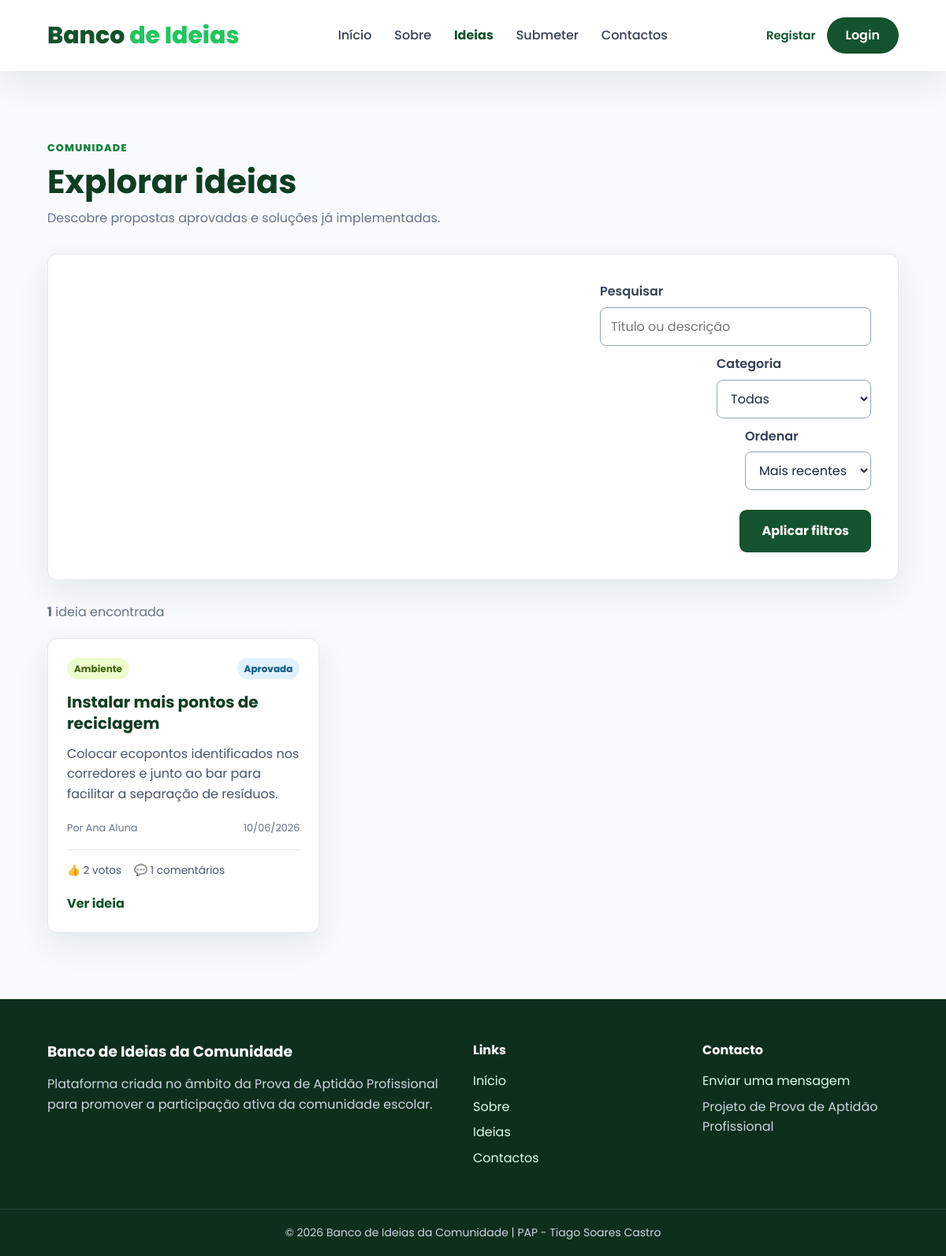
/ideias.php, run on an earlier commit of the app's database.
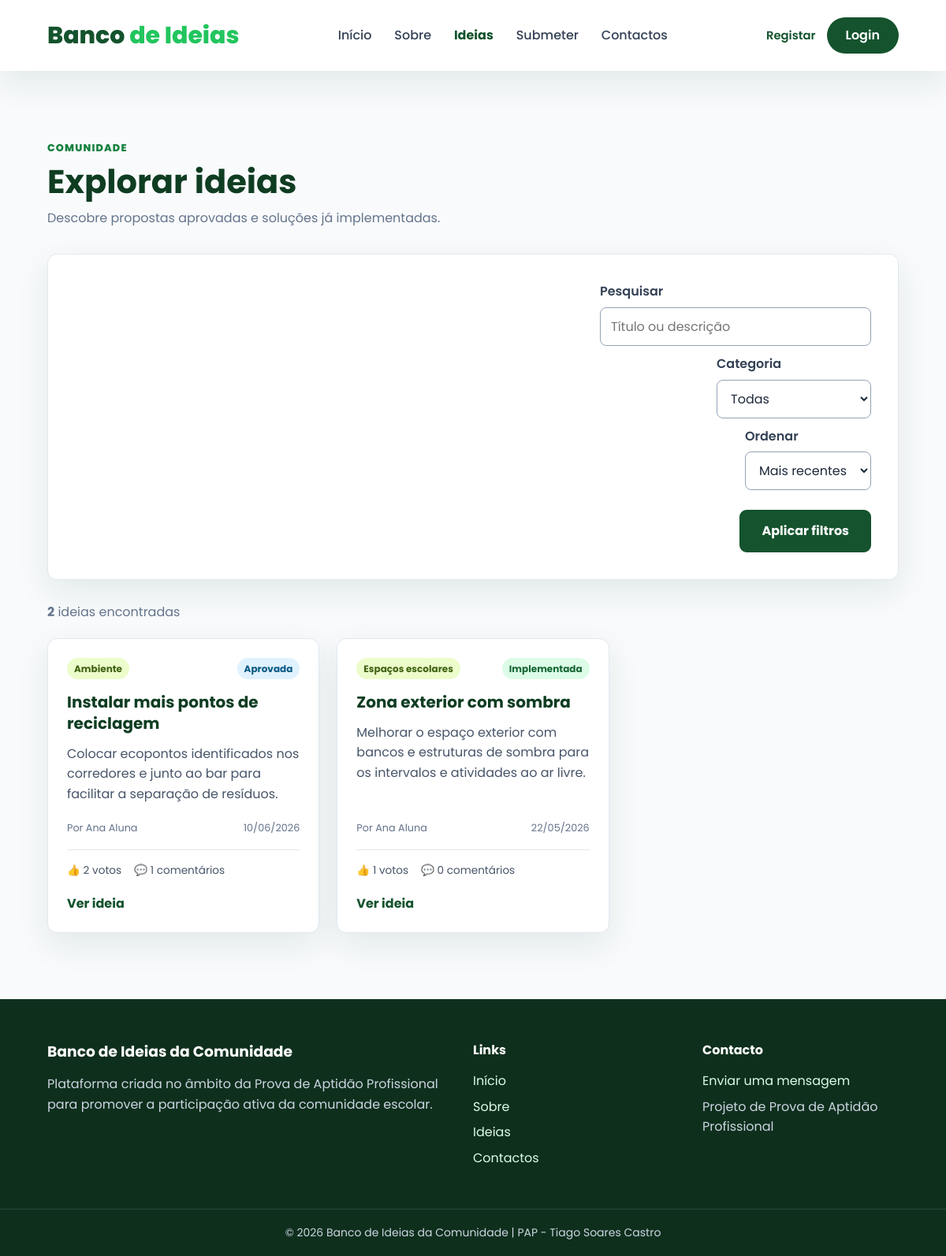
And on a later commit of the database.
### tables this page shows
CREATE TABLE IF NOT EXISTS ideia (
    id_ideia INT UNSIGNED AUTO_INCREMENT,
    titulo VARCHAR(150) NOT NULL,
    descricao TEXT NOT NULL,
    estado ENUM('Pendente', 'Aprovada', 'Rejeitada', 'Implementada') NOT NULL DEFAULT 'Pendente',
    data_submissao TIMESTAMP NOT NULL DEFAULT CURRENT_TIMESTAMP,
    data_atualizacao TIMESTAMP NOT NULL DEFAULT CURRENT_TIMESTAMP ON UPDATE CURRENT_TIMESTAMP,
    id_utilizador INT UNSIGNED NOT NULL,
    id_categoria INT UNSIGNED NOT NULL,
    CONSTRAINT pk_ideia PRIMARY KEY (id_ideia),
    CONSTRAINT fk_ideia_utilizador FOREIGN KEY (id_utilizador)
        REFERENCES utilizador (id_utilizador)
        ON UPDATE CASCADE ON DELETE RESTRICT,
    CONSTRAINT fk_ideia_categoria FOREIGN KEY (id_categoria)
        REFERENCES categoria (id_categoria)
        ON UPDATE CASCADE ON DELETE RESTRICT,
    INDEX idx_ideia_estado_data (estado, data_submissao),
    INDEX idx_ideia_categoria (id_categoria),
    INDEX idx_ideia_utilizador (id_utilizador)
);

CREATE TABLE IF NOT EXISTS categoria (
    id_categoria INT UNSIGNED AUTO_INCREMENT,
    nome_categoria VARCHAR(100) NOT NULL,
    ativa TINYINT(1) NOT NULL DEFAULT 1,
    data_criacao TIMESTAMP NOT NULL DEFAULT CURRENT_TIMESTAMP,
    data_atualizacao TIMESTAMP NOT NULL DEFAULT CURRENT_TIMESTAMP ON UPDATE CURRENT_TIMESTAMP,
    CONSTRAINT pk_categoria PRIMARY KEY (id_categoria),
    CONSTRAINT uq_categoria_nome UNIQUE (nome_categoria),
    INDEX idx_categoria_ativa (ativa)
);

CREATE TABLE IF NOT EXISTS utilizador (
    id_utilizador INT UNSIGNED AUTO_INCREMENT,
    nome VARCHAR(100) NOT NULL,
    email VARCHAR(191) NOT NULL,
    senha VARCHAR(255) NOT NULL,
    tipo ENUM('aluno', 'professor', 'admin') NOT NULL DEFAULT 'aluno',
    ativo TINYINT(1) NOT NULL DEFAULT 1,
    data_criacao TIMESTAMP NOT NULL DEFAULT CURRENT_TIMESTAMP,
    data_atualizacao TIMESTAMP NOT NULL DEFAULT CURRENT_TIMESTAMP ON UPDATE CURRENT_TIMESTAMP,
    CONSTRAINT pk_utilizador PRIMARY KEY (id_utilizador),
    CONSTRAINT uq_utilizador_email UNIQUE (email),
    INDEX idx_utilizador_tipo_ativo (tipo, ativo)
);

### includes/autenticacao.php (called while the page is built, shortened)
<?php
function urlBase(): string
{
    $diretorio = str_replace("\\", "/", dirname($_SERVER["SCRIPT_NAME"] ?? ""));
    $diretorio = preg_replace("#/admin$#", "", $diretorio);
    return ($diretorio === "/" || $diretorio === ".") ? "" : rtrim($diretorio, "/");
}
function utilizadorAutenticado(): bool
{
    return isset($_SESSION["id_utilizador"]);
}
function escapar(?string $valor): string
{
    return htmlspecialchars($valor ?? "", ENT_QUOTES, "UTF-8");
}

### ideias.php (the view, shortened to what this page needs)
<?php
require_once __DIR__ . "/includes/autenticacao.php";
require_once __DIR__ . "/includes/ligaBD.php";
$pesquisa = trim($_GET["q"] ?? "");
$idCategoria = filter_var($_GET["categoria"] ?? null, FILTER_VALIDATE_INT) ?: 0;
$ordenacao = $_GET["ordem"] ?? "recentes";
$ordenacoes = [
    "recentes" => "i.data_submissao DESC",
    "votadas" => "total_votos DESC, i.data_submissao DESC",
];
$pagina = filter_var($_GET["pagina"] ?? 1, FILTER_VALIDATE_INT) ?: 1;
$pagina = max(1, $pagina);
$porPagina = 9;
$offset = ($pagina - 1) * $porPagina;
$filtroSql = "i.estado IN ('Aprovada', 'Implementada')
              AND (? = '' OR i.titulo LIKE CONCAT('%', ?, '%') OR i.descricao LIKE CONCAT('%', ?, '%'))
              AND (? = 0 OR i.id_categoria = ?)";
$stmtTotal = mysqli_prepare($ligacao, "SELECT COUNT(*) AS total FROM ideia i WHERE " . $filtroSql);
$totalIdeias = 0;
if ($stmtTotal) {
    mysqli_stmt_bind_param($stmtTotal, "sssii", $pesquisa, $pesquisa, $pesquisa, $idCategoria, $idCategoria);
    mysqli_stmt_execute($stmtTotal);
    $totalIdeias = (int) (mysqli_fetch_assoc(mysqli_stmt_get_result($stmtTotal))["total"] ?? 0);
} else {
    error_log("Erro ao contar ideias: " . mysqli_error($ligacao));
}
$sql = "SELECT i.id_ideia, i.titulo, i.descricao, i.estado, i.data_submissao,
               u.nome AS autor, c.nome_categoria,
               (SELECT COUNT(*) FROM voto v WHERE v.id_ideia = i.id_ideia) AS total_votos,
               (SELECT COUNT(*) FROM comentario co WHERE co.id_ideia = i.id_ideia) AS total_comentarios
        FROM ideia i
        JOIN utilizador u ON u.id_utilizador = i.id_utilizador
        JOIN categoria c ON c.id_categoria = i.id_categoria
        WHERE " . $filtroSql . "
        ORDER BY " . $ordenacoes[$ordenacao] . "
        LIMIT ? OFFSET ?";
$ideias = [];
$erroCarregamento = "";
$stmt = mysqli_prepare($ligacao, $sql);
if ($stmt) {
    mysqli_stmt_bind_param(
        $stmt,
        "sssiiii",
        $pesquisa,
        $pesquisa,
        $pesquisa,
        $idCategoria,
        $idCategoria,
        $porPagina,
        $offset
    );
    mysqli_stmt_execute($stmt);
    $resultado = mysqli_stmt_get_result($stmt);
    while ($ideia = mysqli_fetch_assoc($resultado)) {
        $ideias[] = $ideia;
    }
} else {
    error_log("Erro ao listar ideias: " . mysqli_error($ligacao));
    $erroCarregamento = "Não foi possível carregar as ideias.";
}
function resumoIdeia(string $texto, int $limite = 180): string
{
    if ((function_exists("mb_strlen") ? mb_strlen($texto) : strlen($texto)) <= $limite) {
        return $texto;
    }
    $resumo = function_exists("mb_substr") ? mb_substr($texto, 0, $limite) : substr($texto, 0, $limite);
    return rtrim($resumo) . "…";
}
include __DIR__ . "/includes/menu.php";
?>
<main class="page ideas-page">
    <div class="container">
        <div class="page-heading heading-actions">
            <div>
                <span class="eyebrow">Comunidade</span>
                <h1>Explorar ideias</h1>
                <p>Descobre propostas aprovadas e soluções já implementadas.</p>
            </div>
        </div>
        <form method="get" action="" class="filters-card">
            <div class="field-group search-field">
                <label for="q">Pesquisar</label>
                <input type="search" id="q" name="q" value="<?php echo escapar($pesquisa); ?>"
                       maxlength="100" placeholder="Título ou descrição">
            </div>
            <div class="field-group">
                <label for="categoria">Categoria</label>
                <select id="categoria" name="categoria">
                    <option value="">Todas</option>
                </select>
            </div>
            <div class="field-group">
                <label for="ordem">Ordenar</label>
                <select id="ordem" name="ordem">
                    <option value="recentes" <?php echo $ordenacao === "recentes" ? "selected" : ""; ?>>Mais recentes</option>
                </select>
            </div>
            <button type="submit">Aplicar filtros</button>
        </form>
        <?php if ($erroCarregamento !== ""): ?>
            <div class="erro" role="alert"><?php echo escapar($erroCarregamento); ?></div>
        <?php else: ?>
            <div class="results-heading">
                <p><strong><?php echo $totalIdeias; ?></strong> <?php echo $totalIdeias === 1 ? "ideia encontrada" : "ideias encontradas"; ?></p>
            </div>
            <?php if (!$ideias): ?>
                <div class="empty-state">
                    <h2>Nenhuma ideia encontrada</h2>
                    <p>Experimenta alterar a pesquisa ou os filtros selecionados.</p>
                </div>
            <?php else: ?>
                <div class="ideas-grid">
                    <?php foreach ($ideias as $ideia): ?>
                        <article class="idea-card">
                            <div class="idea-card-topline">
                                <span class="badge"><?php echo escapar($ideia["nome_categoria"]); ?></span>
                                <span class="badge <?php echo $ideia["estado"] === "Implementada" ? "badge-success" : "badge-info"; ?>">
                                    <?php echo escapar($ideia["estado"]); ?>
                                </span>
                            </div>
                            <h2>
                                <a href="<?php echo $baseUrl; ?>/ideia.php?id=<?php echo (int) $ideia["id_ideia"]; ?>">
                                    <?php echo escapar($ideia["titulo"]); ?>
                                </a>
                            </h2>
                            <p><?php echo escapar(resumoIdeia($ideia["descricao"])); ?></p>
                            <div class="idea-meta">
                                <span>Por <?php echo escapar($ideia["autor"]); ?></span>
                                <time datetime="<?php echo escapar($ideia["data_submissao"]); ?>">
                                    <?php echo escapar(date("d/m/Y", strtotime($ideia["data_submissao"]))); ?>
                                </time>
                            </div>
                            <div class="idea-stats" aria-label="Participação na ideia">
                                <span>&#128077; <?php echo (int) $ideia["total_votos"]; ?> votos</span>
                                <span>&#128172; <?php echo (int) $ideia["total_comentarios"]; ?> comentários</span>
                            </div>
                            <a class="card-link" href="<?php echo $baseUrl; ?>/ideia.php?id=<?php echo (int) $ideia["id_ideia"]; ?>">Ver ideia</a>
                        </article>
                    <?php endforeach; ?>
                </div>
            <?php endif; ?>
        <?php endif; ?>
    </div>
</main>
<?php include __DIR__ . "/includes/footer.php"; ?>

### includes/menu.php (shortened to what this page needs)
<?php
require_once __DIR__ . "/autenticacao.php";
$classeBody = $classeBody ?? "";
$baseUrl = urlBase();
$utilizadorAutenticado = utilizadorAutenticado();
$administrador = utilizadorAdministrador();
$nomeSessao = escapar($_SESSION["nome"] ?? "Utilizador");
$paginaAtual = basename($_SERVER["SCRIPT_NAME"] ?? "");
$paginaNavegacao = $paginaAtual === "ideia.php" ? "ideias.php" : $paginaAtual;
function classeLinkAtivo(string $ficheiro, string $paginaAtual): string
{
    return $ficheiro === $paginaAtual ? ' class="ativo" aria-current="page"' : "";
}
?>
<!DOCTYPE html>
<html lang="pt-PT">
<head>
    <link rel="stylesheet" href="<?php echo $baseUrl; ?>/css/style.css">
</head>
<body class="<?php echo escapar($classeBody); ?>">
<header>
    <div class="container navbar">
        <div class="logo">
            <a href="<?php echo $baseUrl; ?>/index.php">Banco <span>de Ideias</span></a>
        </div>
        <nav aria-label="Navegação principal">
            <ul class="menu">
                <li><a href="<?php echo $baseUrl; ?>/index.php"<?php echo classeLinkAtivo("index.php", $paginaNavegacao); ?>>Início</a></li>
                <li><a href="<?php echo $baseUrl; ?>/sobre.php"<?php echo classeLinkAtivo("sobre.php", $paginaNavegacao); ?>>Sobre</a></li>
                <li><a href="<?php echo $baseUrl; ?>/ideias.php"<?php echo classeLinkAtivo("ideias.php", $paginaNavegacao); ?>>Ideias</a></li>
                <li><a href="<?php echo $baseUrl; ?>/submeter.php"<?php echo classeLinkAtivo("submeter.php", $paginaNavegacao); ?>>Submeter</a></li>
                <li><a href="<?php echo $baseUrl; ?>/contactos.php"<?php echo classeLinkAtivo("contactos.php", $paginaNavegacao); ?>>Contactos</a></li>
            </ul>
        </nav>
        <div class="navbar-actions">
            <?php if ($utilizadorAutenticado): ?>
                <?php if ($administrador): ?>
                    <a href="<?php echo $baseUrl; ?>/admin/dashboard.php" class="admin-link">Administração</a>
                <?php endif; ?>
                <a href="<?php echo $baseUrl; ?>/perfil.php" class="user-link">Olá, <?php echo $nomeSessao; ?></a>
                <form method="post" action="<?php echo $baseUrl; ?>/logout.php" class="logout-form">
                    <input type="hidden" name="csrf_token" value="<?php echo escapar(tokenCsrf()); ?>">
                    <button type="submit" class="btn-login logout-button">Sair</button>
                </form>
            <?php else: ?>
                <a href="<?php echo $baseUrl; ?>/registar.php" class="register-link">Registar</a>
                <a href="<?php echo $baseUrl; ?>/login.php" class="btn-login">Login</a>
            <?php endif; ?>
        </div>
    </div>
</header>

### includes/footer.php
<footer>
    <div class="container footer">
        <div>
            <h3>Banco de Ideias da Comunidade</h3>
            <p>
                Plataforma criada no âmbito da Prova de Aptidão Profissional
                para promover a participação ativa da comunidade escolar.
            </p>
        </div>
        <div>
            <h4>Links</h4>
            <ul>
                <li><a href="<?php echo $baseUrl; ?>/index.php">Início</a></li>
                <li><a href="<?php echo $baseUrl; ?>/sobre.php">Sobre</a></li>
                <li><a href="<?php echo $baseUrl; ?>/ideias.php">Ideias</a></li>
                <li><a href="<?php echo $baseUrl; ?>/contactos.php">Contactos</a></li>
            </ul>
        </div>
        <div>
            <h4>Contacto</h4>
            <p><a href="<?php echo $baseUrl; ?>/contactos.php">Enviar uma mensagem</a></p>
            <p>Projeto de Prova de Aptidão Profissional</p>
        </div>
    </div>
    <div class="copyright">
        © 2026 Banco de Ideias da Comunidade | PAP - Tiago Soares Castro
    </div>
</footer>
</body>
</html>

What changed in the data, as far as the page shows it:
now on this page (row edited): ideia: id_categoria.nome_categoria "Espaços escolares", estado "Implementada", titulo "Zona exterior com sombra", descricao "Melhorar o espaço exterior com bancos e estruturas de sombra para os intervalos e atividades ao ar livre.", id_utilizador.nome "Ana Aluna", data_submissao "22/05/2026", total_votos "1", total_comentarios "0"
Also different on the page:
$totalIdeias: "1" → "2"
text no longer shown: "ideia encontrada"
text now shown: "ideias encontradas"
